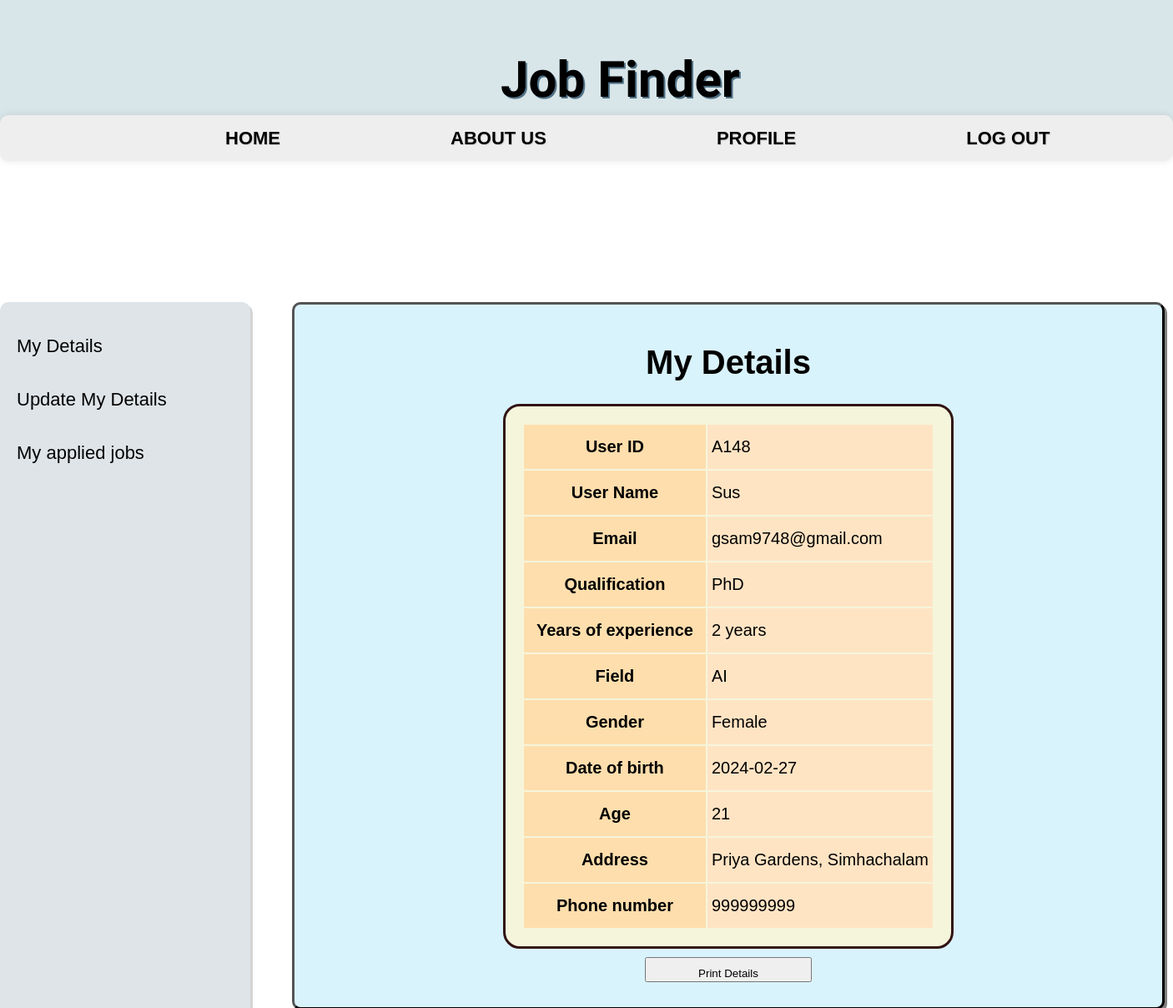
/curus.php (signed in), run on the app's committed database.
### tables this page shows
CREATE TABLE `udet` (
  `uname` varchar(30) NOT NULL,
  `email` varchar(50) NOT NULL,
  `qua` varchar(30) NOT NULL,
  `gender` varchar(10) NOT NULL,
  `dob` date NOT NULL,
  `age` int(22) NOT NULL,
  `address` varchar(100) NOT NULL,
  `phno` bigint(20) NOT NULL,
  `password` varchar(100) NOT NULL,
  `uid` varchar(10) NOT NULL,
  `exp` varchar(20) NOT NULL,
  `field` varchar(50) NOT NULL,
  `resume_path` varchar(800) NOT NULL
);

### curus.php (the view, shortened to what this page needs)
<!DOCTYPE html>
<html lang="en">
<head>
    <link rel="stylesheet" href="index.css">
</head>
<body>
    <div class="top">
        <p class="heading">Job Finder</p>
    </div>
    <div class="navbar">
        <a href="ulogged.php" class="ah" style="margin-left:250px;">HOME</a>
        <a href="uabt.php" class="ah">ABOUT US</a>
        <a href="upage.php" class="ah">PROFILE</a>
        <a href="logout.php" class="ah">LOG OUT</a>
    </div>
    <div class="side">
        <a href="curus.php" class="b">My Details</a>
        <br>
        <a href="updus.php" class="b">Update My Details</a>
        <br>
        <a href="uapjb.php" class="b">My applied jobs</a>
        <br>
    </div>
    <div class="regform">
        <center>
            <h1>My Details</h1>
        </center>
        <?php
        if (isset($_SESSION['uid'])) {
            $uid = $_SESSION['uid'];
            $db_user = "root";
            $db_password = "";
            $db_name = "addemps";
            $conn = new mysqli("localhost", $db_user, $db_password, $db_name);
            $sql = "SELECT * FROM udet WHERE uid = '$uid'";
            $result = $conn->query($sql);
            if ($result->num_rows > 0) {
                $row = $result->fetch_assoc();
                echo "<form >";
                echo "<center>";
                echo "<table style='background-color:beige;padding:20px;border-radius:20px;border:3px solid rgb(50,20,20);'>";
                echo "<tr><th style='background-color:rgb(255,222,173);padding:15px;'>User ID</th><td style='border:none; background-color:bisque;'>" . $row['uid'] . "</td></tr>";
                echo "<tr><th style='background-color:rgb(255,222,173);padding:15px;'>User Name</th><td style='border:none; background-color:bisque;'>" . $row['uname'] . "</td></tr>";
                echo "<tr><th style='background-color:rgb(255,222,173);padding:15px;'>Email</th><td style='border:none; background-color:bisque;'>" . $row['email'] . "</td></tr>";
                echo "<tr><th style='background-color:rgb(255,222,173);padding:15px;'>Qualification</th><td style='border:none; background-color:bisque;'>" . $row['qua'] . "</td></tr>";
                echo "<tr><th style='background-color:rgb(255,222,173);padding:15px;'>Years of experience</th><td style='border:none; background-color:bisque;'>" . $row['exp'] . "</td></tr>";
                echo "<tr><th style='background-color:rgb(255,222,173);padding:15px;'>Field</th><td style='border:none; background-color:bisque;'>" . $row['field'] . "</td></tr>";
                echo "<tr><th style='background-color:rgb(255,222,173);padding:15px;'>Gender</th><td style='border:none; background-color:bisque;'>" . $row['gender'] . "</td></tr>";
                echo "<tr><th style='background-color:rgb(255,222,173);padding:15px;'>Date of birth</th><td style='border:none; background-color:bisque;'>" . $row['dob'] . "</td></tr>";
                echo "<tr><th style='background-color:rgb(255,222,173);padding:15px;'>Age</th><td style='border:none; background-color:bisque;'>" . $row['age'] . "</td></tr>";
                echo "<tr><th style='background-color:rgb(255,222,173);padding:15px;'>Address</th><td style='border:none; background-color:bisque;'>" . $row['address'] . "</td></tr>";
                echo "<tr><th style='background-color:rgb(255,222,173);padding:15px;'>Phone number</th><td style='border:none; background-color:bisque;'>" . $row['phno'] . "</td></tr>";
                echo "</table>";
                echo "<button onclick='printDetails()'>Print Details</button>";
                echo "</center>";
                echo "</form>";
            } else {
                echo "No details found for the current employer.";
            }
        } else {
            echo "You are not logged in as an employer.";
        }
        ?>
    </div>
</body>
</html>

### index.css (style rules this page uses)
.top { width: 100%; height: 150px; background-color: rgb(216, 230, 233); position: fixed; top: 0; left: 0; z-index: 1; display: flex; box-shadow: 0 0 10px rgba(0, 0, 0, 0.1); }
.heading { padding-left: 600px; font-size: 60px; font-family: "Comfortaa", sans-serif; font-weight: 700; text-shadow: 2px 2px rgb(80, 113, 134); }
.navbar { height: 40px; width: 100%; position: fixed; padding-top: 15px; left: 0; background-color: rgb(238, 238, 238); margin-top: 130px; border-radius: 10px; z-index: 1; border: none; box-shadow: 0 0 10px rgba(0, 0, 0, 0.1); }
.ah { text-decoration: none; font-family: "Trebuchet MS", "Lucida Sans Unicode", "Lucida Grande", "Lucida Sans", Arial, sans-serif; margin-left: 160px; color: black; text-shadow: 1px 1px 1px lightgrey; font-weight: 700; font-size: 22px; padding: 10px; padding-left: 20px; padding-right: 20px; }
button { height: 30px; width: 200px; }
.side { height: 100%; width: 300px; position: fixed; top: 30%; left: 0; background-color: #dfe4e8; overflow-x: hidden; padding-top: 30px; box-shadow: 3px 3px lightgrey; border-radius: 10px; }
.b { text-decoration: none; font-family: "Trebuchet MS", "Lucida Sans Unicode", "Lucida Grande", "Lucida Sans", Arial, sans-serif; }
.side .b { padding: 10px 20px; text-decoration: none; font-size: 22px; color: black; display: block; }
.regform { width: 1000px; max-width: 90%; background-color: rgb(217, 243, 253); position: absolute; top: 30%; left: 350px; padding: 20px; border: 3px outset black; box-shadow: 3px 3px grey; border-radius: 10px; }
.regform h1 { font-size: 40px; font-family: "Trebuchet MS", "Lucida Sans Unicode", "Lucida Grande", "Lucida Sans", Arial, sans-serif; }
.regform form { font-size: 20px; font-family: Verdana, Geneva, Tahoma, sans-serif; }
.regform button { width: 100%; max-width: 200px; padding: 10px; margin: 10px 0; }
.etab .tab th, td { border: 1px solid #dddddd; text-align: left; padding: 5px; }

### data on the page
udet: uid "A148", uname "Sus", email "gsam9748@gmail.com", qua "PhD", exp "2 years", field "AI", gender "Female", dob "2024-02-27", age "21", address "Priya Gardens, Simhachalam", phno "999999999"
